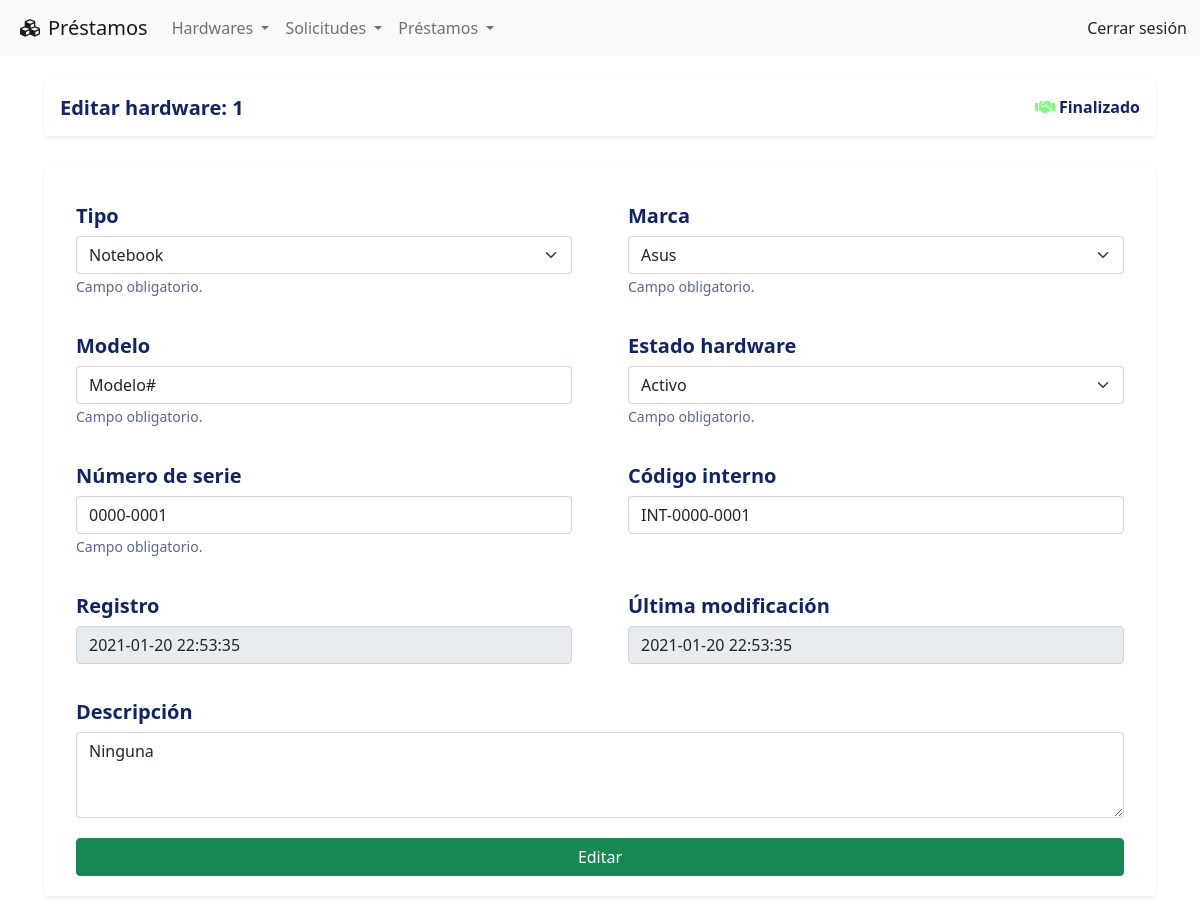
Screenshot of /hardware/editar&id=1 with the database file from the repository.
### tables this page shows
CREATE TABLE IF NOT EXISTS hardwares
(
    id_hardware INT AUTO_INCREMENT PRIMARY KEY NOT NULL,
    id_tipo_hardware INT NOT NULL,
    id_marca INT NOT NULL,
    descripcion_hardware VARCHAR(1024),
    modelo VARCHAR(40) NOT NULL,
    numero_serie VARCHAR(40) NOT NULL UNIQUE,
    codigo_interno VARCHAR(40),
    id_estado_hardware INT NOT NULL,
    id_estado_prestamo INT NOT NULL,
    created_at TIMESTAMP DEFAULT CURRENT_TIMESTAMP,
    updated_at DATETIME DEFAULT CURRENT_TIMESTAMP ON UPDATE CURRENT_TIMESTAMP,
    FOREIGN KEY (id_tipo_hardware) REFERENCES tipos_hardware (id_tipo_hardware),
    FOREIGN KEY (id_marca) REFERENCES marcas (id_marca)
);

CREATE TABLE IF NOT EXISTS estados_prestamo
( 
    id_estado_prestamo INT AUTO_INCREMENT PRIMARY KEY NOT NULL, 
    estado_prestamo VARCHAR(40) NOT NULL UNIQUE,
    color_estado_prestamo VARCHAR(40) NOT NULL, 
    created_at TIMESTAMP DEFAULT CURRENT_TIMESTAMP,
    updated_at DATETIME DEFAULT CURRENT_TIMESTAMP ON UPDATE CURRENT_TIMESTAMP
);

CREATE TABLE IF NOT EXISTS tipos_hardware
(
    id_tipo_hardware INT AUTO_INCREMENT PRIMARY KEY NOT NULL,
    tipo_hardware VARCHAR(40) NOT NULL UNIQUE,
    created_at TIMESTAMP DEFAULT CURRENT_TIMESTAMP,
    updated_at DATETIME DEFAULT CURRENT_TIMESTAMP ON UPDATE CURRENT_TIMESTAMP
);

CREATE TABLE IF NOT EXISTS marcas
(
    id_marca INT AUTO_INCREMENT PRIMARY KEY NOT NULL,
    marca VARCHAR(40) NOT NULL UNIQUE,
    created_at TIMESTAMP DEFAULT CURRENT_TIMESTAMP,
    updated_at DATETIME DEFAULT CURRENT_TIMESTAMP ON UPDATE CURRENT_TIMESTAMP
);

CREATE TABLE IF NOT EXISTS estados_hardware
(
    id_estado_hardware INT AUTO_INCREMENT PRIMARY KEY NOT NULL,
    estado_hardware VARCHAR(40) NOT NULL UNIQUE,
    color_estado_hardware VARCHAR(40) NOT NULL UNIQUE,
    created_at TIMESTAMP DEFAULT CURRENT_TIMESTAMP,
    updated_at DATETIME DEFAULT CURRENT_TIMESTAMP ON UPDATE CURRENT_TIMESTAMP
);

### index.php (called while the page is built, shortened)
<?php
    require_once "config/database.php";
    include_once "views/layouts/header.php";
    include_once "views/layouts/navbar.php";
    include_once "views/layouts/main.php";
    include_once "views/layouts/footer.php";
?>

### config/database.php (called while the page is built)
<?php
class Database {
    public static function connect(){
        $db = new mysqli('localhost', 'root', '', 'prestamos');
        $db->query ("SET NAMES 'utf-8'");
        return $db;
    }
}

### models/hardwareModel.php (called while the page is built, shortened)
<?php
class HardwareModel{
    private $idHardware;
    private $db;
    public function __construct() {
        $this->db = Database::connect();
    }
    public function getIdHardware() {
        return $this->idHardware;
    }
    public function setIdHardware($idHardware) {
        $this->idHardware = $idHardware;
    }
    public function getOne() {
        $hardware = $this->db->query("SELECT * FROM hardwares
            INNER JOIN
                tipos_hardware ON hardwares.id_tipo_hardware = tipos_hardware.id_tipo_hardware
            INNER JOIN
                marcas ON hardwares.id_marca  = marcas.id_marca
            INNER JOIN
                estados_hardware ON hardwares.id_estado_hardware = estados_hardware.id_estado_hardware
            INNER JOIN
                    estados_prestamo ON hardwares.id_estado_prestamo = estados_prestamo.id_estado_prestamo
            WHERE id_hardware = {$this->getIdHardware()};");
            $hard = $hardware->fetch_object();
            return $hard;
    }
}

### views/hardware/editar.php (the view, shortened to what this page needs)
   <div class="row my-3">
       <div class="col align-middle">
           <div class="card d-inline-block border-0 shadow-sm shadow-hover w-100">
               <div class="card-body d-flex justify-content-between align-items-center">
                   <h5 class="mb-0">Editar hardware: <?php echo $hard->id_hardware?></h5>
				<h6 class="mb-0">
					<span>
						<i class="far fa-handshake fa"
							<?php
								switch ($hard->id_estado_prestamo) {
									case 3:
										echo 'style="color:rgba(0, 244, 0, 0.5)"';
									break;
								}
							?>
						> </i>
					</span>
					<?php echo $hard->estado_prestamo?>
				</h6>
               </div>
           </div>
       </div>
   </div>
   <div class="row my-3">
	<div class="col-xl-12 col-lg-12">
		<div class="card card-body shadow-sm p-3 mb-5 bg-white rounded border-0">
			<form action="<?= URL ?>hardware/edicion" method="POST">
				<div class="row my-1">
					<div class="col-sm-6">
						<div class="card border-0">
							<div class="card-body">
								<h5 class="card-title">Tipo</h5>
								<select class="form-select" name="id_tipo_hardware" required>
									<option
										value="<?php echo $hard->id_tipo_hardware?>">
										<?php echo $hard->tipo_hardware ?>
									</option>
								</select>
                                   <small class="form-text text-muted">Campo obligatorio.</small>
							</div>
						</div>
					</div>
					<div class="col-sm-6">
						<div class="card border-0">
							<div class="card-body">
								<h5 class="card-title">Marca</h5>
								<select class="form-select" name="id_marca" required>
									<option
										value="<?php echo $hard->id_marca?>">
										<?php echo $hard->marca ?>
									</option>
								</select>
                                   <small class="form-text text-muted">Campo obligatorio.</small>
							</div>
						</div>
					</div>
				</div>
				<div class="row my-1">
					<div class="col-sm-6">
						<div class="card border-0">
							<div class="card-body">
								<h5 class="card-title">Modelo</h5>
								<input type="text" class="form-control" placeholder="Modelo"
									value="<?= $hard->modelo ?>" name="modelo" required>
                                   <small class="form-text text-muted">Campo obligatorio.</small>
							</div>
						</div>
					</div>
					<div class="col-sm-6">
						<div class="card border-0">
							<div class="card-body">
								<h5 class="card-title">Estado hardware</h5>
								<select class="form-select" name="id_estado_hardware" required>
									<option
										value="<?php echo $hard->id_estado_hardware?>">
										<?php echo $hard->estado_hardware ?>
									</option>
								</select>
                                   <small class="form-text text-muted">Campo obligatorio.</small>
							</div>
						</div>
					</div>
				</div>
				<div class="row my-1">
					<div class="col-sm-6">
						<div class="card border-0">
							<div class="card-body">
								<h5 class="card-title">Número de serie</h5>
								<input type="text" class="form-control"
									value="<?= $hard->numero_serie ?>" name="numero_serie" required>
                                   <small class="form-text text-muted">Campo obligatorio.</small>
                               </div>
						</div>
					</div>
					<div class="col-sm-6">
						<div class="card border-0">
							<div class="card-body">
								<h5 class="card-title">Código interno</h5>
								<input type="text" class="form-control"
									value="<?= $hard->codigo_interno ?>" name="codigo_interno">
							</div>
						</div>
					</div>
				</div>
				<div class="row my-1">
					<div class="col-sm-6">
						<div class="card border-0">
							<div class="card-body">
								<h5 class="card-title">Registro</h5>
								<input type="text" class="form-control" readonly
									value="<?= $hard->created_at ?>" required>
                               </div>
						</div>
					</div>
					<div class="col-sm-6">
						<div class="card border-0">
							<div class="card-body">
								<h5 class="card-title">Última modificación</h5>
								<input type="text" class="form-control" readonly
								value="<?= $hard->updated_at ?>" required>
							</div>
						</div>
					</div>
				</div>
				<div class="row my-1 ">
					<div class="col">
						<div class="card border-0">
							<div class="card-body">
								<h5 class="card-title">Descripción</h5>
								<textarea type="text" class="form-control text-left" rows="3" name="descripcion_hardware"><?= trim($hard->descripcion_hardware); ?> </textarea>
							</div>
						</div>
					</div>
				</div>
				<div class="row my-1">
					<div class="col">
						<div class="card border-0 px-3">
							<input type="submit" class="btn btn-success btn-block" value="Editar">
						</div>
					</div>
				</div>
			</form>
		</div>
	</div>
</div>

### public/css/style.css (style rules this page uses)
:root { --primary: #122562; --light: #ffffff; --light-blue: #F5F6FA; --grey: #eff2f7; }
h1, h2, h3, h4, h5, h6 { color: var(--primary); font-weight: 700; }
.text-muted { color: var(--primary) !important; opacity: .7; }
.shadow-sm { box-shadow: 0 0 1.25rem rgba(11,37,75,.05); }
.shadow-hover { transition: 1s ease-in-out; }
html { position: relative; min-height: 100%; }
body { margin-bottom: 60px; }

### rows the page displays
hardwares: id_hardware "1", id_estado_prestamo.estado_prestamo "Finalizado", id_tipo_hardware "Notebook", id_marca "Asus", modelo "Modelo#", id_estado_hardware "Activo", numero_serie "0000-0001", codigo_interno "INT-0000-0001", id_estado_prestamo.created_at "2021-01-20 22:53:35", id_estado_prestamo.updated_at "2021-01-20 22:53:35", descripcion_hardware "Ninguna"
